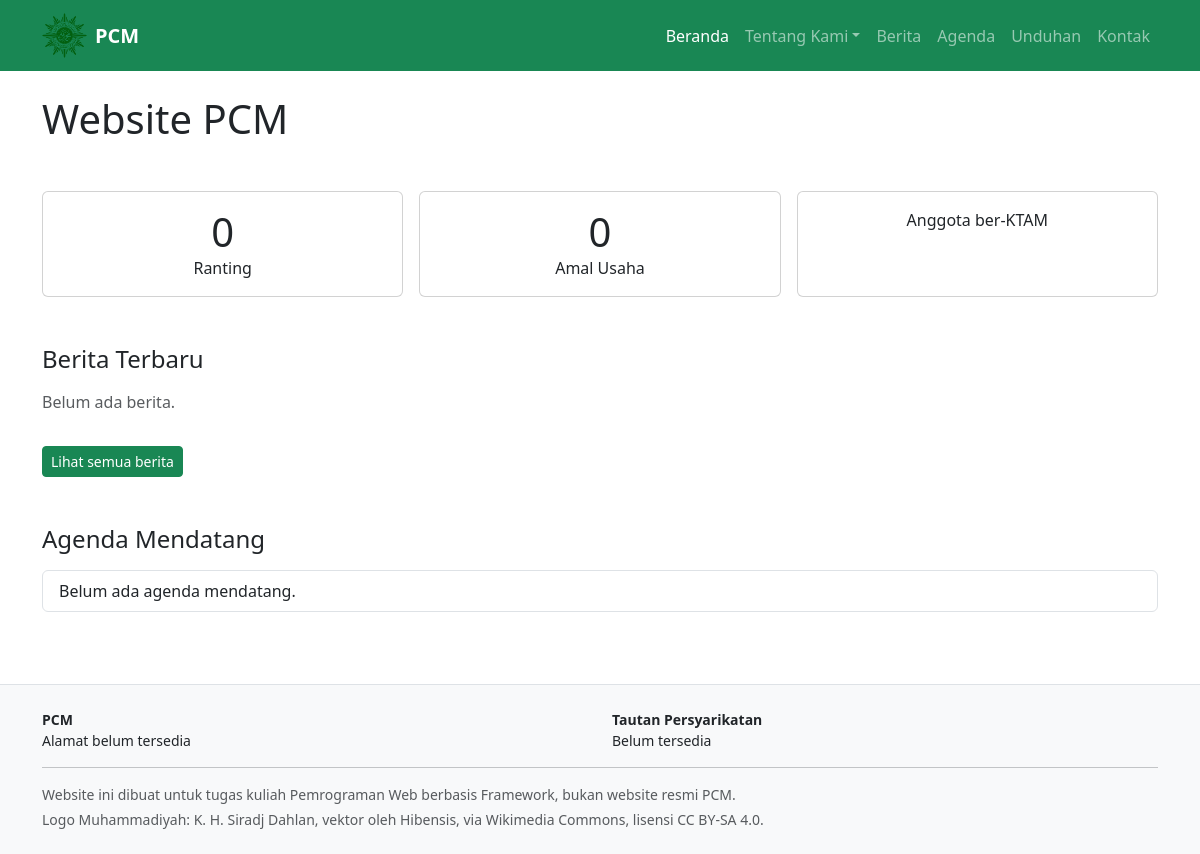
/, run on an earlier commit of the app's database.
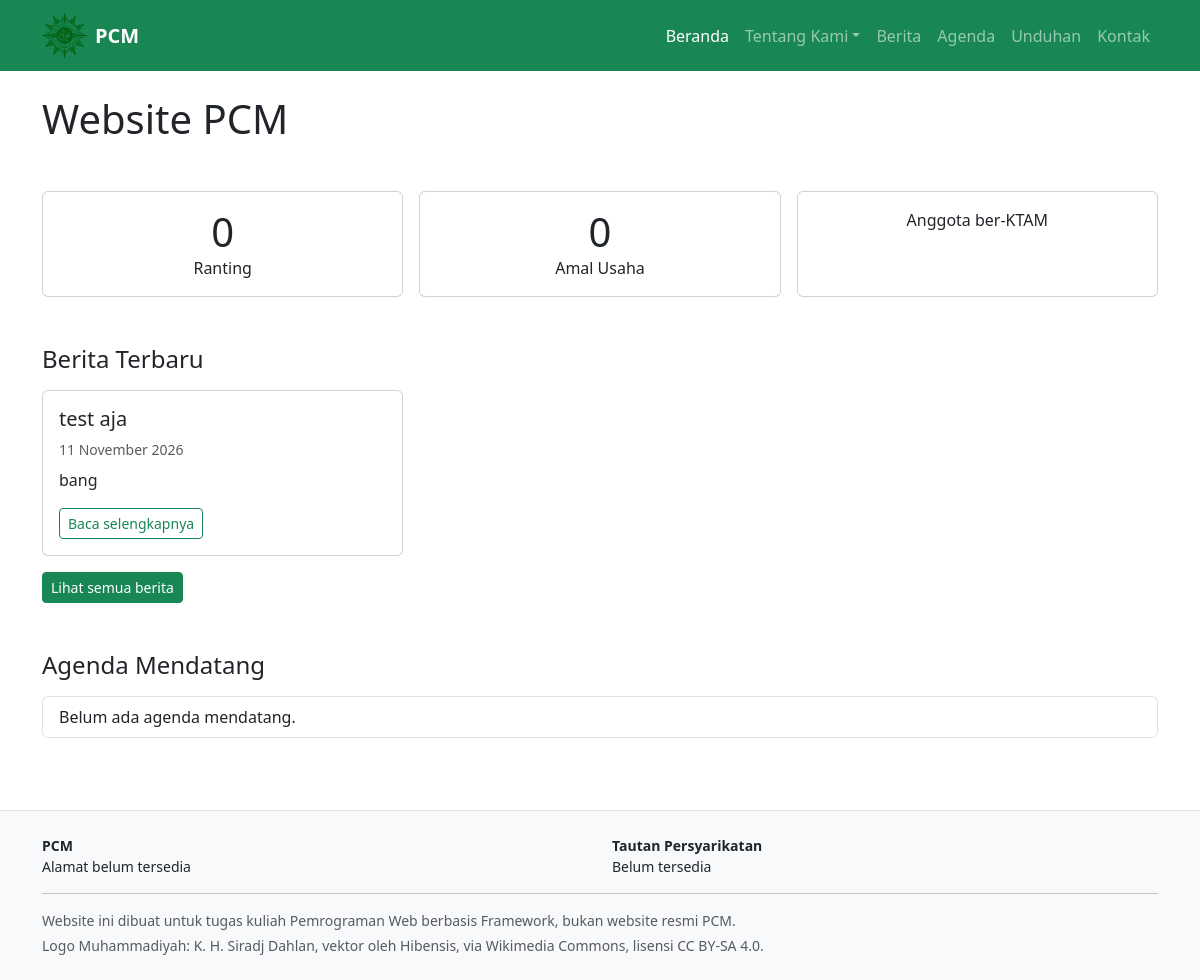
And on a later commit of the database.
### web/models.py (models this page shows, shortened)
class Berita(models.Model):
    class Status(models.TextChoices):
        DRAF = "draf", "Draf"
        TERBIT = "terbit", "Terbit"
    judul = models.CharField(max_length=200)
    slug = models.SlugField(max_length=220, unique=True, blank=True)
    ringkasan = models.TextField()
    isi = models.TextField()
    gambar_sampul = models.ImageField(upload_to="berita/", blank=True)
    tanggal_terbit = models.DateTimeField(default=timezone.now)
    status = models.CharField(max_length=10, choices=Status.choices, default=Status.DRAF)
    objects = BeritaQuerySet.as_manager()
    class Meta:
        ordering = ["-tanggal_terbit"]
        verbose_name_plural = "berita"

### web/views.py (the view)
# urls.py: path("", views.beranda, name="beranda"),
def beranda(request):
    konteks = {
        "berita_terbaru": Berita.objects.terbit()[:3],
        "agenda_mendatang": Agenda.objects.filter(waktu_mulai__gte=timezone.now())[:3],
        "jumlah_ranting": Ranting.objects.count(),
        "jumlah_amal_usaha": AmalUsaha.objects.count(),
    }
    return render(request, "home.html", konteks)

### web/context_processors.py (called while the page is built)
def situs(request):
    return {
        "profil": ProfilOrganisasi.objects.first(),
        "tautan_terkait": TautanTerkait.objects.all(),
    }

### web/models.py (called while the page is built)
    def terbit(self):
        return self.filter(status=Berita.Status.TERBIT, tanggal_terbit__lte=timezone.now())

### templates/home.html (shortened to what this page needs)
{% extends "base.html" %}
{% block content %}
<section class="mb-5">
  <h1>{{ profil.nama|default:"Website PCM" }}</h1>
</section>
<section class="row g-3 text-center mb-5">
  <div class="col-md-4">
    <div class="card h-100">
      <div class="card-body">
        <div class="display-6">{{ jumlah_ranting }}</div>
        <div>Ranting</div>
      </div>
    </div>
  </div>
  <div class="col-md-4">
    <div class="card h-100">
      <div class="card-body">
        <div class="display-6">{{ jumlah_amal_usaha }}</div>
        <div>Amal Usaha</div>
      </div>
    </div>
  </div>
  <div class="col-md-4">
    <div class="card h-100">
      <div class="card-body">
        <div>Anggota ber-KTAM</div>
      </div>
    </div>
  </div>
</section>
<section class="mb-5">
  <h2 class="h4 mb-3">Berita Terbaru</h2>
  <div class="row g-3">
    {% for berita in berita_terbaru %}
      <div class="col-md-4">
        <div class="card h-100">
          <div class="card-body">
            <h5 class="card-title">
              <a
                href="{% url 'web:berita_detail' berita.slug %}"
                class="text-decoration-none text-dark"
              >
                {{ berita.judul }}
              </a>
            </h5>
            <p class="text-muted small mb-2">
              {{ berita.tanggal_terbit|date:"j F Y" }}
            </p>
            <p class="card-text">
              {{ berita.ringkasan|truncatewords:25 }}
            </p>
            <a
              href="{% url 'web:berita_detail' berita.slug %}"
              class="btn btn-outline-success btn-sm"
            >
              Baca selengkapnya
            </a>
          </div>
        </div>
      </div>
    {% empty %}
      <div class="col-12">
        <p class="text-muted">Belum ada berita.</p>
      </div>
    {% endfor %}
  </div>
  <a href="{% url 'web:berita' %}" class="btn btn-success btn-sm mt-3">
    Lihat semua berita
  </a>
</section>
<section class="mb-5">
  <h2 class="h4 mb-3">Agenda Mendatang</h2>
  <ul class="list-group">
    {% for agenda in agenda_mendatang %}
      <li class="list-group-item">
        <strong>{{ agenda.nama_kegiatan }}</strong>
        <br>
        <span class="text-muted small">
          {{ agenda.waktu_mulai|date:"j F Y, H:i" }}
          &middot;
          {{ agenda.tempat }}
        </span>
      </li>
    {% empty %}
      <li class="list-group-item">
        Belum ada agenda mendatang.
      </li>
    {% endfor %}
  </ul>
</section>
{% endblock %}

What changed in the data, as far as the page shows it:
added Berita: judul "test aja", tanggal_terbit "11 November 2026", ringkasan "bang"
Also different on the page:
text no longer shown: "Belum ada berita."
